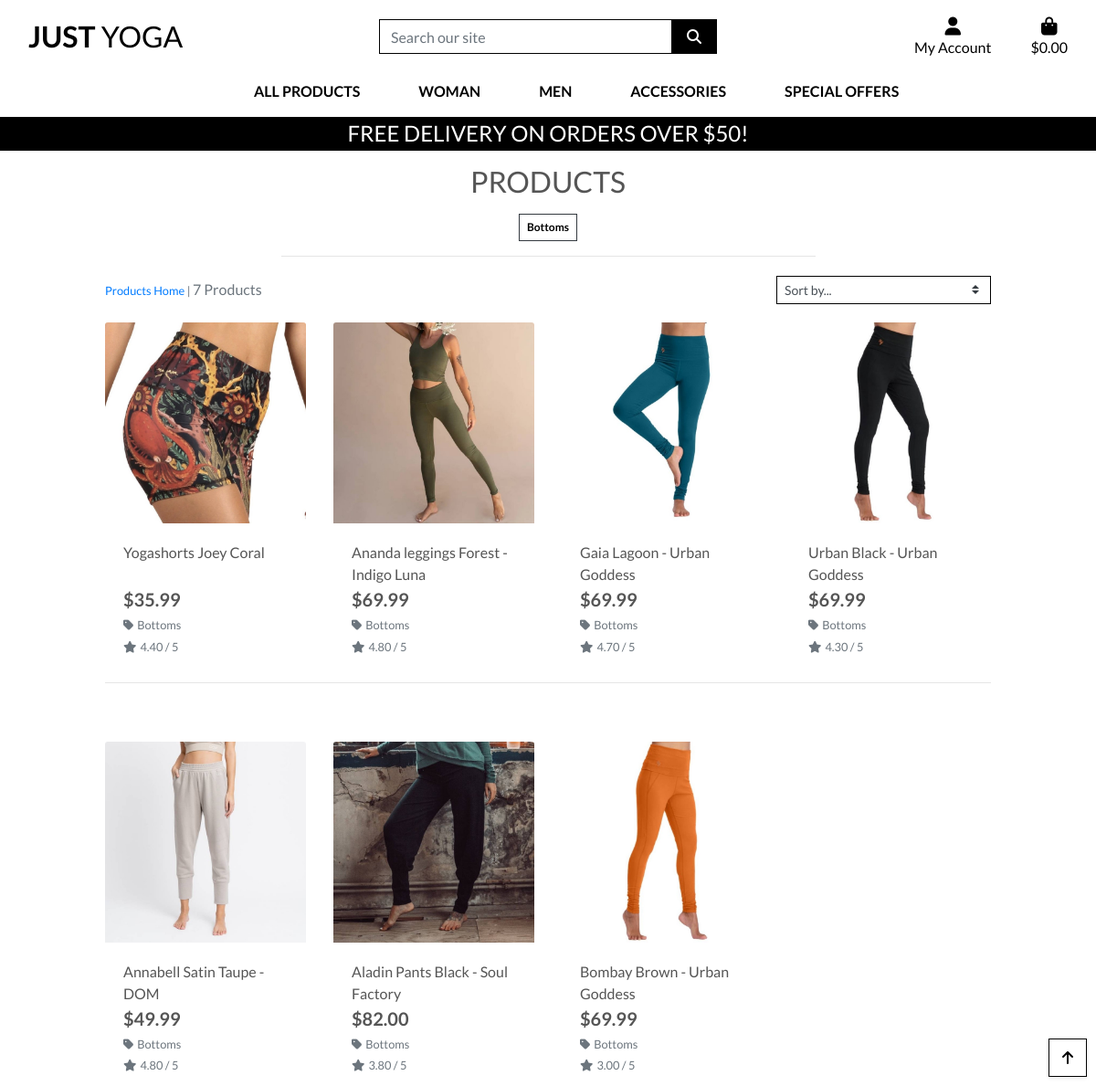
/products/?category=bottoms_woman, run on an earlier commit of the app's database.
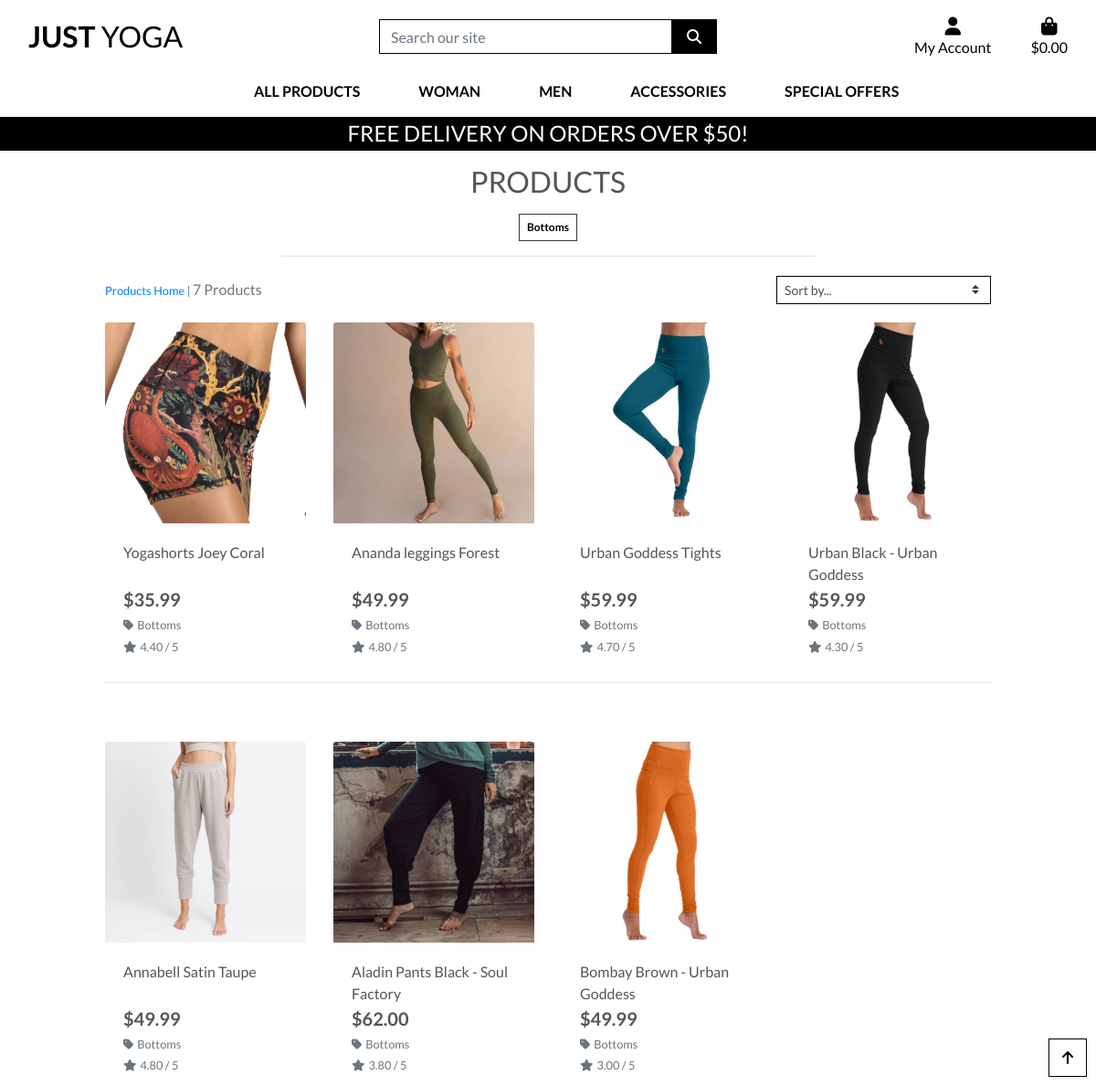
And on a later commit of the database.
### products/models.py (models this page shows, shortened)
class Category(models.Model):
    class Meta:
        verbose_name_plural = 'Categories'
    name = models.CharField(max_length=254)
    friendly_name = models.CharField(max_length=254, null=True, blank=True)

class Product(models.Model):
    category = models.ForeignKey('Category', null=True, blank=True, on_delete=models.SET_NULL)
    sku = models.CharField(max_length=254, null=True, blank=True)
    name = models.CharField(max_length=254)
    description = models.TextField()
    has_sizes = models.BooleanField(default=False, null=True, blank=True)
    price = models.DecimalField(max_digits=6, decimal_places=2)
    rating = models.DecimalField(max_digits=6, decimal_places=2, null=True, blank=True)
    image_url = models.URLField(max_length=1024, null=True, blank=True)
    image = models.ImageField(null=True, blank=True)

### products/views.py (the view, shortened to what this page needs)
# urls.py: path('', views.all_products, name='products'),
def all_products(request):
    products = Product.objects.all()
    query = None
    categories = None
    sort = None
    direction = None
    if request.GET:
        if 'category' in request.GET:
            categories = request.GET['category'].split(',')
            products = products.filter(category__name__in=categories)
            categories = Category.objects.filter(name__in=categories)
    current_sorting = f'{sort}_{direction}'
    context = {
        'products': products,
        'search_term': query,
        'current_categories': categories,
        'current_sorting': current_sorting,
    }
    return render(request, 'products/products.html', context)

### bag/contexts.py (called while the page is built, shortened)
def bag_contents(request):
    bag_items = []
    total = 0
    product_count = 0
    bag = request.session.get('bag', {})
    if total < settings.FREE_DELIVERY_THRESHOLD:
        delivery = total * Decimal(settings.STANDARD_DELIVERY_PERCENTAGE / 100)
        free_delivery_delta = settings.FREE_DELIVERY_THRESHOLD - total
    else:
        delivery = 0
        free_delivery_delta = 0
    grand_total = delivery + total
    context = {
        'bag_items': bag_items,
        'total': total,
        'product_count': product_count,
        'delivery': delivery,
        'free_delivery_delta': free_delivery_delta,
        'free_delivery_threshold': settings.FREE_DELIVERY_THRESHOLD,
        'grand_total': grand_total,
    }
    return context

### products/templates/products/products.html (shortened to what this page needs)
{% extends "base.html" %}
{% load static %}
{% block page_header %}
    <div class="container header-container">
    </div>
{% endblock %}
{% block content %}
    <div class="overlay"></div>
    <div class="container-fluid">
        <div class="row">
            <div class="col text-center mt-3">
                <h2 class="logo-font">Products</h2>
                {% for c in current_categories %}
                    <a class="category-badge text-decoration-none" href="{% url 'products' %}?category={{ c.name }}">
                        <span class="p-2 mt-2 badge badge-white text-black rounded-0 border border-dark">{{ c.friendly_name }}</span>
                    </a>
                {% endfor %}
                <hr class="w-50 mb-1">
            </div>
        </div>
        <div class="row">
            <div class="product-container col-10 offset-1">
                <div class="row mt-1 mb-2">
                    <div class="col-12 col-md-6 my-auto order-md-last d-flex justify-content-center justify-content-md-end">
                        <div class="sort-select-wrapper w-50">
                            <select id="sort-selector" class="custom-select custom-select-sm rounded-0 border border-{% if current_sorting != 'None_None' %}info{% else %}black{% endif %}">
                                <option value="reset" {% if current_sorting == 'None_None' %}selected{% endif %}>Sort by...</option>
                            </select>
                        </div>
                    </div>
                    <div class="col-12 col-md-6 order-md-first">
                        <p class="text-muted mt-3 text-center text-md-left">
                            {% if search_term or current_categories or current_sorting != 'None_None' %}
                                <span class="small"><a href="{% url 'products' %}">Products Home</a> | </span>
                            {% endif %}
                            {{ products|length }} Products{% if search_term %} found for <strong>"{{ search_term }}"</strong>{% endif %}
                        </p>
                    </div>
                </div>
                <div class="row">
                    {% for product in products %}
                        <div class="col-sm-6 col-md-6 col-lg-4 col-xl-3">
                            <div class="card h-100 border-0">
                                {% if product.image %}
                                <a href="{% url 'product_detail' product.id %}">
                                    <img class="card-img-top img-fluid" src="{{ product.image.url }}" alt="{{ product.name }}">
                                </a>
                                {% else %}
                                <a href="{% url 'product_detail' product.id %}">
                                    <img class="card-img-top img-fluid" src="{{ MEDIA_URL }}noimage.png" alt="{{ product.name }}">
                                </a>
                                {% endif %}
                                <div class="card-body pb-0">
                                    <p class="mb-0">{{ product.name }}</p>
                                </div>
                                <div class="card-footer bg-white pt-0 border-0 text-left">
                                    <div class="row">
                                        <div class="col">
                                            <p class="lead mb-0 text-left font-weight-bold">${{ product.price }}</p>
                                            {% if product.category %}
                                            <p class="small mt-1 mb-0">
                                                <a class="text-muted" href="{% url 'products' %}?category={{ product.category.name }}">
                                                    <i class="fas fa-tag mr-1"></i>{{ product.category.friendly_name }}
                                                </a>
                                            </p>
                                            {% endif %}
                                            {% if product.rating %}
                                                <small class="text-muted"><i class="fas fa-star mr-1"></i>{{ product.rating }} / 5</small>
                                            {% else %}
                                                <small class="text-muted">No Rating</small>
                                            {% endif %}
                                        </div>
                                    </div>
                                </div>
                            </div>
                        </div>
                        {% if forloop.counter|divisibleby:4 %}
                            <div class="col-12 d-none d-xl-block mb-5">
                                <hr>
                            </div>
                        {% endif %}
                    {% endfor %}
                </div>
            </div>
        </div>
    </div>
    <div class="btt-button shadow-sm rounded-0 border border-black">
        <a class="btt-link d-flex h-100">
            <i class="fas fa-arrow-up text-black mx-auto my-auto"></i>
        </a>
    </div>
{% endblock %}

### templates/base.html (shortened to what this page needs)
{% load static %}
<!doctype html>
<html lang="en">
  <head>
    {% block corecss %}
        <link rel="stylesheet" href="https://stackpath.bootstrapcdn.com/bootstrap/4.4.1/css/bootstrap.min.css">
        <link rel="stylesheet" href="{% static 'css/base.css' %}">
    {% endblock %}
  </head>
  <body>
    <header class="container-fluid fixed-top">
        <div id="topnav" class="row bg-white pt-lg-2 d-none d-lg-flex">
            <div class="col-12 col-lg-4 my-auto py-1 py-lg-0 text-center text-lg-left">
                <a href="{% url 'home' %}" class="nav-link main-logo-link">
                    <h2 class="logo-font text-black my-0"><strong>Just</strong> Yoga</h2>
                </a>
            </div>
            <div class="col-12 col-lg-4 my-auto py-1 py-lg-0">
                <form method="GET" action="{% url 'products' %}">
                    <div class="input-group w-100">
                        <input class="form-control border border-black rounded-0" type="text" name="q" placeholder="Search our site">
                        <div class="input-group-append">
                            <button class="form-control btn btn-black border border-black rounded-0" type="submit">
                                <span class="icon">
                                    <i class="fas fa-search"></i>
                                </span>
                            </button>
                        </div>
                    </div>
                </form>
            </div>
            <div class="col-12 col-lg-4 my-auto py-1 py-lg-0">
                <ul class="list-inline list-unstyled text-center text-lg-right my-0">
                    <li class="list-inline-item dropdown">
                        <a class="text-black nav-link" href="#" id="user-options" data-toggle="dropdown" aria-haspopup="true" aria-expanded="false">
                            <div class="text-center">
                                <div><i class="fas fa-user fa-lg"></i></div>
                                <p class="my-0">My Account</p>
                            </div>
                        </a>
                    </li>
                    <li class="list-inline-item">
                        <a class="{% if grand_total %}text-info font-weight-bold{% else %}text-black{% endif %} nav-link" href="{% url 'view_bag' %}">
                            <div class="text-center">
                                <div><i class="fas fa-shopping-bag fa-lg"></i></div>
                                <p class="my-0">
                                    {% if grand_total %}
                                        ${{ grand_total|floatformat:2 }}
                                    {% else %}
                                        $0.00
                                    {% endif %}
                                </p>
                            </div>
                        </a>
                    </li>
                </ul>
            </div>
        </div>
        <div class="row bg-white">
            <nav class="navbar navbar-expand-lg navbar-light w-100">
                {% include 'includes/mobile-top-header.html' %}
                {% include 'includes/main-nav.html' %}
            </nav>
        </div>
        <div id="delivery-banner" class="row text-center">
            <div class="col bg-black text-white">
                <h4 class="logo-font my-1">Free delivery on orders over ${{ free_delivery_threshold }}!</h4>
            </div>
        </div>
    </header>
    {% block page_header %}
    {% endblock %}
    {% block content %}
    {% endblock %}
  </body>
</html>

### templates/includes/mobile-top-header.html (shortened to what this page needs)
<ul>
</ul>

### templates/includes/main-nav.html (shortened to what this page needs)
<div class="collapse navbar-collapse" id="main-nav">
    <ul class="navbar-nav w-auto mx-auto">
        <li class="nav-item dropdown">
            <a class="logo-font font-weight-bold nav-link text-black mr-5" href="#" id="all-products-link" data-toggle="dropdown" aria-haspopup="true" aria-expanded="false">
                All Products
            </a>
        </li>
        <li class="nav-item dropdown">
            <a class="logo-font font-weight-bold nav-link text-black mr-5" href="#" id="clothing-link" data-toggle="dropdown" aria-haspopup="true" aria-expanded="false">
                Woman
            </a>
        </li>
        <li class="nav-item dropdown">
            <a class="logo-font font-weight-bold nav-link text-black mr-5" href="#" id="clothing-link" data-toggle="dropdown" aria-haspopup="true" aria-expanded="false">
                Men
            </a>
        </li>
        <li class="nav-item dropdown">
            <a class="logo-font font-weight-bold nav-link text-black mr-5" href="#" id="clothing-link" data-toggle="dropdown" aria-haspopup="true" aria-expanded="false">
                Accessories
            </a>
        </li>
        <li class="nav-item dropdown">
            <a class="logo-font font-weight-bold nav-link text-black" href="#" id="specials-link" data-toggle="dropdown" aria-haspopup="true" aria-expanded="false">
                Special Offers
            </a>
        </li>
    </ul>
</div>

### static/css/base.css (style rules this page uses)
html { height: 100%; }
body { background: url('/media/yoga-bg.jpeg') no-repeat center center fixed; background-size: cover; height: calc(100vh - 164px); color: #555; font-family: 'Lato'; }
.icon { align-items: center; display: inline-flex; justify-content: center; height: 1.5rem; width: 1.5rem; }
.logo-font { text-transform: uppercase; }
.main-logo-link { width: fit-content; }
.btn-black { background: black; color: white; }
.text-black { color: #000 !important; }
.border-black { border: 1px solid black !important; }
.bg-black { background: #000 !important; }
.overlay { height: 100%; width: 100%; top: 0; left: 0; position: fixed; background: white; z-index: -1; }
.btt-button { height: 42px; width: 42px; position: fixed; bottom: 10px; right: 10px; }
.btt-link, .update-link, .remove-item { cursor: pointer; }
@media (min-width: 1200px) { .container { max-width: 80%; } }
@media (min-width: 992px) { .header-container { padding-top: 164px; } }

What changed in the data, as far as the page shows it:
changed Product: name "Ananda leggings Forest - Indigo Luna" → "Ananda leggings Forest"; price "69.99" → "49.99"
changed Product: name "Gaia Lagoon - Urban Goddess" → "Urban Goddess Tights"; price "69.99" → "59.99"
changed Product "Urban Black - Urban Goddess": price "69.99" → "59.99"
changed Product: name "Annabell Satin Taupe - DOM" → "Annabell Satin Taupe"
changed Product "Aladin Pants Black - Soul Factory": price "82.00" → "62.00"
changed Product "Bombay Brown - Urban Goddess": price "69.99" → "49.99"
